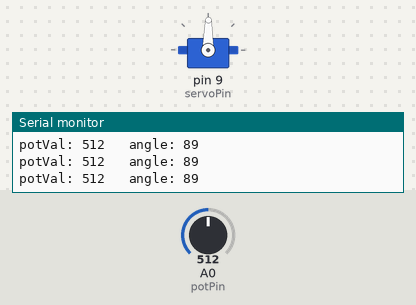
The sketch below on a simulated Arduino Uno, built with avr-gcc and run on an emulated ATmega328P. On the bench: servo, the last lines printed to the serial monitor. Inputs (shaded band) come from the test bench; at power-on: A0 (potPin) = 512.

Above: at 1.2 s.
1.3 s: A0 (potPin) set to 716
At 1.9 s:
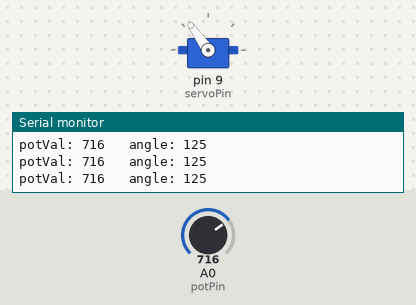
2.8 s: A0 (potPin) set to 900
At 3.3 s:
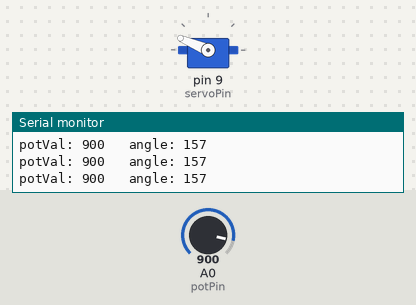
4.3 s: A0 (potPin) set to 1023
At 4.7 s:
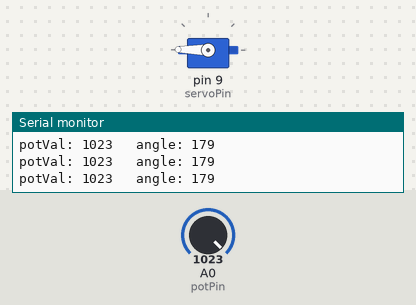
5.8 s: A0 (potPin) set to 306
At 7.0 s:
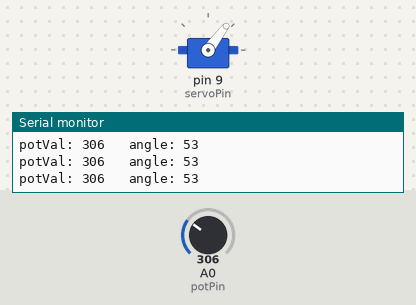
7.3 s: A0 (potPin) set to 122
At 8.5 s:
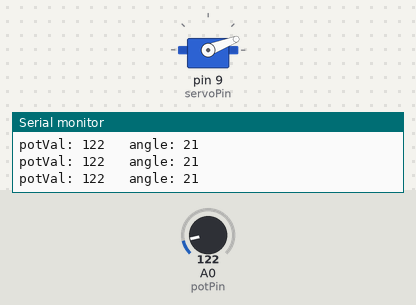
8.8 s: A0 (potPin) set to 511
At 10.1 s:
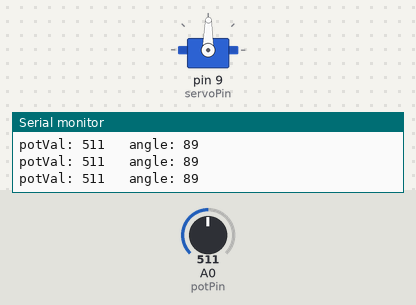
Timing chart, 0 to 11.3 s (numbered marks = the images above; inputs shaded):
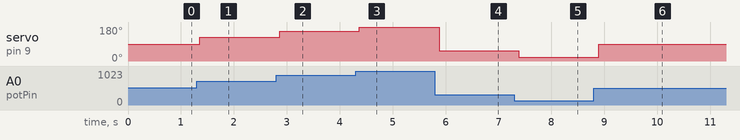

Measured:
- after the input at 1.3 s, servo on pin 9 (servoPin): 89° → 125° after 0.06 s
- after the input at 2.8 s, servo on pin 9 (servoPin): 125° → 157° after 0.06 s
- after the input at 4.3 s, servo on pin 9 (servoPin): 157° → 179° after 0.07 s
- after the input at 5.8 s, servo on pin 9 (servoPin): 179° → 53° after 0.08 s
- after the input at 7.3 s, servo on pin 9 (servoPin): 53° → 21° after 0.08 s
- after the input at 8.8 s, servo on pin 9 (servoPin): 21° → 89° after 0.09 s

The sketch:

A10_StepMotor.ino
```cpp
// A10_StepMotor
// Arduino Projects Book #5
// 2016-06-17 PV

#include <Servo.h>

Servo myServo;

const int potPin = A0;
const int servoPin = 9;
int potVal;
int angle;

void setup() {
  myServo.attach(servoPin);
  Serial.begin(9600);
}

void loop() {
  potVal = analogRead(potPin);
  if (potVal<100) potVal = 100;
  Serial.print("potVal: ");
  Serial.print(potVal);

  angle = map(potVal, 0, 1023, 0, 179);
  Serial.print("   angle: ");
  Serial.println(angle);

  myServo.write(angle);
  delay(150);
}
```
